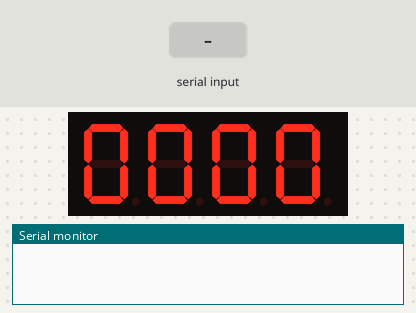
Bench run of a sketch on a simulated Arduino Uno, built with avr-gcc and run on an emulated ATmega328P. Parts: 4-digit seven-segment display, the last lines printed to the serial monitor. Wiring (inferred from the names in the program): 4-digit 7-segment display, segments lit when HIGH: segments pin 3, pin 7, pin 11, pin 9, pin 8, pin 4, pin 12, pin 10; digit selects pin 2, pin 5, pin 6, pin 13. Inputs (shaded band) come from the test bench. The segment pins are drawn as the display they are named for.

Above: at 1.2 s.
1.3 s: "90,45\n" received over Serial
At 2.6 s:
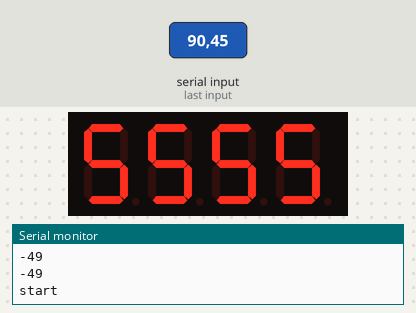
2.9 s: "1\n" received over Serial
At 4.4 s:
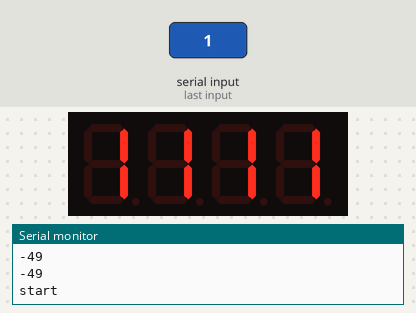
Timing chart, 0 to 5.9 s (numbered marks = the images above; inputs shaded):
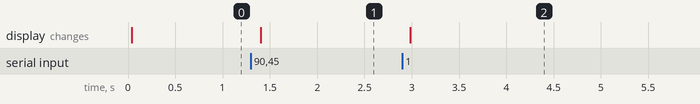

The sketch:

C14-2.ino
```cpp
#include<arduino.h>

#define ledA 3
#define ledB 7
#define ledC 11
#define ledD 9
#define ledE 8
#define ledF 4
#define ledG 12
#define DOT 10
#define seg1 2
#define seg2 5
#define seg3 6
#define seg4 13

int a[5]={}; // 각 segment 숫자를 저장할 배열
int b;

void setup() {
  pinMode(ledA, OUTPUT);
  pinMode(ledB, OUTPUT);
  pinMode(ledC, OUTPUT);
  pinMode(ledD, OUTPUT);
  pinMode(ledE, OUTPUT);
  pinMode(ledF, OUTPUT);
  pinMode(ledG, OUTPUT);
  pinMode(DOT, OUTPUT);
  pinMode(seg1, OUTPUT);
  pinMode(seg2, OUTPUT);
  pinMode(seg3, OUTPUT);
  pinMode(seg4, OUTPUT);

  Serial.begin(9600); // 시리얼 통신 설정
}

void loop()
{
   if(Serial.available()) // 시리얼 통신을 위해 값을 입력 받았는지 체크
   {
    for(b=0;b<4;b++) // 배열 0~3까지 값 입력
    {
      a[b]=Serial.read()-48;
      // serial.read() 함수 문은 값 입력시 아스키 코드로 입력됌.
      // 십진수 0~9(아스키로 48~57)숫자를 얻기 위해서는 48을 빼야됌.

      Serial.println(a[b]);
      //a[0] ~ a[3]까지의 값을 시리얼 모니터로 출력
    }

    Serial.println("start");
    // start 문자를 시리얼 모니터로 출력하여 for 문이 끝났는지 체크
   }


   digitalWrite(seg1,LOW);
   fnd(a[0]);
   delay(5);
   digitalWrite(seg1,HIGH);

   digitalWrite(seg2,LOW);
   fnd(a[1]);
   delay(5);
   digitalWrite(seg2,HIGH);

   digitalWrite(seg3,LOW);
   fnd(a[2]);
   delay(5);
   digitalWrite(seg3,HIGH);

   digitalWrite(seg4,LOW);
   fnd(a[3]);
   delay(5);
   digitalWrite(seg4,HIGH);
}


void charfnd(int n)
{
  switch(n){

    case 0: // A 출력
    digitalWrite(ledA, HIGH);
    digitalWrite(ledB, HIGH);
    digitalWrite(ledC, HIGH);
    digitalWrite(ledD, LOW);
    digitalWrite(ledE, HIGH);
    digitalWrite(ledF, HIGH);
    digitalWrite(ledG, HIGH);
    digitalWrite(DOT, LOW);
    break;

    case 1: // B 출력
    digitalWrite(ledA, HIGH);
    digitalWrite(ledB, HIGH);
    digitalWrite(ledC, HIGH);
    digitalWrite(ledD, HIGH);
    digitalWrite(ledE, HIGH);
    digitalWrite(ledF, HIGH);
    digitalWrite(ledG, HIGH);
    digitalWrite(DOT, LOW);
    break;

    case 2: // C 출력
    digitalWrite(ledA, HIGH);
    digitalWrite(ledB, LOW);
    digitalWrite(ledC, LOW);
    digitalWrite(ledD, HIGH);
    digitalWrite(ledE, HIGH);
    digitalWrite(ledF, HIGH);
    digitalWrite(ledG, LOW);
    digitalWrite(DOT, LOW);
    break;

    case 3: // D 출력
    digitalWrite(ledA, HIGH);
    digitalWrite(ledB, HIGH);
    digitalWrite(ledC, HIGH);
    digitalWrite(ledD, HIGH);
    digitalWrite(ledE, HIGH);
    digitalWrite(ledF, HIGH);
    digitalWrite(ledG, LOW);
    digitalWrite(DOT, LOW);
    break;

    case 4: //  E 출력
    digitalWrite(ledA, HIGH);
    digitalWrite(ledB, LOW);
    digitalWrite(ledC, LOW);
    digitalWrite(ledD, HIGH);
    digitalWrite(ledE, HIGH);
    digitalWrite(ledF, HIGH);
    digitalWrite(ledG, HIGH);
    digitalWrite(DOT, LOW);
    break;

    case 5: // F 출력
    digitalWrite(ledA, HIGH);
    digitalWrite(ledB, LOW);
    digitalWrite(ledC, LOW);
    digitalWrite(ledD, LOW);
    digitalWrite(ledE, HIGH);
    digitalWrite(ledF, HIGH);
    digitalWrite(ledG, HIGH);
    digitalWrite(DOT, LOW);
    break;
  }
}


void fnd(int n)
{
  switch(n){

    case 0: // 0출력
    digitalWrite(ledA, HIGH);
    digitalWrite(ledB, HIGH);
    digitalWrite(ledC, HIGH);
    digitalWrite(ledD, HIGH);
    digitalWrite(ledE, HIGH);
    digitalWrite(ledF, HIGH);
    digitalWrite(ledG, LOW);
    digitalWrite(DOT, LOW);
    break;

    case 1: // 1 출력
    digitalWrite(ledA, LOW);
    digitalWrite(ledB, HIGH);
    digitalWrite(ledC, HIGH);
    digitalWrite(ledD, LOW);
    digitalWrite(ledE, LOW);
    digitalWrite(ledF, LOW);
    digitalWrite(ledG, LOW);
    digitalWrite(DOT, LOW);
    break;

    case 2: // 2 출력
    digitalWrite(ledA, HIGH);
    digitalWrite(ledB, HIGH);
    digitalWrite(ledC, LOW);
    digitalWrite(ledD, HIGH);
    digitalWrite(ledE, HIGH);
    digitalWrite(ledF, LOW);
    digitalWrite(ledG, HIGH);
    digitalWrite(DOT, LOW);
    break;

    case 3: // 3 출력
    digitalWrite(ledA, HIGH);
    digitalWrite(ledB, HIGH);
    digitalWrite(ledC, HIGH);
    digitalWrite(ledD, HIGH);
    digitalWrite(ledE, LOW);
    digitalWrite(ledF, LOW);
    digitalWrite(ledG, HIGH);
    digitalWrite(DOT, LOW);
    break;

    case 4: // 4 출력
    digitalWrite(ledA, LOW);
    digitalWrite(ledB, HIGH);
    digitalWrite(ledC, HIGH);
    digitalWrite(ledD, LOW);
    digitalWrite(ledE, LOW);
    digitalWrite(ledF, HIGH);
    digitalWrite(ledG, HIGH);
    digitalWrite(DOT, LOW);
    break;

    case 5: // 5 출력
    digitalWrite(ledA, HIGH);
    digitalWrite(ledB, LOW);
    digitalWrite(ledC, HIGH);
    digitalWrite(ledD, HIGH);
    digitalWrite(ledE, LOW);
    digitalWrite(ledF, HIGH);
    digitalWrite(ledG, HIGH);
    digitalWrite(DOT, LOW);
    break;

    case 6: // 6 출력
    digitalWrite(ledA, HIGH);
    digitalWrite(ledB, LOW);
    digitalWrite(ledC, HIGH);
    digitalWrite(ledD, HIGH);
    digitalWrite(ledE, HIGH);
    digitalWrite(ledF, HIGH);
    digitalWrite(ledG, HIGH);
    digitalWrite(DOT, LOW);
    break;

    case 7: // 7 출력
    digitalWrite(ledA, HIGH);
    digitalWrite(ledB, HIGH);
    digitalWrite(ledC, HIGH);
    digitalWrite(ledD, LOW);
    digitalWrite(ledE, LOW);
    digitalWrite(ledF, HIGH);
    digitalWrite(ledG, LOW);
    digitalWrite(DOT, LOW);
    break;

    case 8: // 8 출력
    digitalWrite(ledA, HIGH);
    digitalWrite(ledB, HIGH);
    digitalWrite(ledC, HIGH);
    digitalWrite(ledD, HIGH);
    digitalWrite(ledE, HIGH);
    digitalWrite(ledF, HIGH);
    digitalWrite(ledG, HIGH);
    digitalWrite(DOT, LOW);
    break;

    case 9: // 9 출력
    digitalWrite(ledA, HIGH);
    digitalWrite(ledB, HIGH);
    digitalWrite(ledC, HIGH);
    digitalWrite(ledD, HIGH);
    digitalWrite(ledE, LOW);
    digitalWrite(ledF, HIGH);
    digitalWrite(ledG, HIGH);
    digitalWrite(DOT, LOW);
    break;
  }
}

void clr()
{
    digitalWrite(ledA, LOW);
    digitalWrite(ledB, LOW);
    digitalWrite(ledC, LOW);
    digitalWrite(ledD, LOW);
    digitalWrite(ledE, LOW);
    digitalWrite(ledF, LOW);
    digitalWrite(ledG, LOW);
    digitalWrite(DOT, LOW);
    delay(500);
}

void set()
{
    digitalWrite(ledA, HIGH);
    digitalWrite(ledB, HIGH);
    digitalWrite(ledC, HIGH);
    digitalWrite(ledD, HIGH);
    digitalWrite(ledE, HIGH);
    digitalWrite(ledF, HIGH);
    digitalWrite(ledG, HIGH);
    digitalWrite(DOT, HIGH);
    delay(2000);
}
```

Measured:
- after the input at 1.3 s, the display: changes after 0.10 s (image 1)
- after the input at 2.9 s, the display: changes after 0.08 s (image 2)
